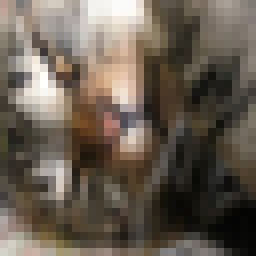
#> input picture presentation-video/v2/input-cat.png, 32 x 32 px (shown 8 times larger)
$ python film.py cat-options.jpg
#> lines starting #> are read from the running program, lines starting #| are printed output that depends on the picture
from PIL import Image,ImageDraw,ImageFont,ImageFilter
from pathlib import Path
import math,json,subprocess,sys,textwrap
P=Path(__file__).resolve().parent
W,H=1920,1080;FPS=30
BG=(6,13,17);FG=(238,244,238);MUT=(132,157,163);GREEN=(193,244,111);CYAN=(80,211,213);RED=(244,141,113);LINE=(31,58,66)
fonts={}
def font(n,b=False):
 k=(int(n),b)
 if k not in fonts:fonts[k]=ImageFont.truetype('/System/Library/Fonts/Supplemental/Arial'+(' Bold' if b else '')+'.ttf',int(n))
 return fonts[k]
def clamp(x):return max(0,min(1,x))
def ease(x):x=clamp(x);return x*x*(3-2*x)
def lerp(a,b,p):return a+(b-a)*p
def mix(a,b,p):return tuple(round(lerp(x,y,clamp(p))) for x,y in zip(a,b))
def text(d,x,y,s,n=30,c=FG,b=False,anchor=None):d.text((x,y),s,font=font(n,b),fill=c,anchor=anchor,spacing=12)
def center(d,y,s,n=40,c=FG,b=False):text(d,W/2,y,s,n,c,b,'mt')
def rule(d,pts,c=LINE,w=2):d.line(pts,fill=c,width=w)
def rect(d,xy,c=LINE,fill=None,r=12,w=2):d.rounded_rectangle(xy,r,outline=c,fill=fill,width=w)
def dot(d,x,y,r,c):d.ellipse((x-r,y-r,x+r,y+r),fill=c)
def pulse(d,x,y,r,c,p):
 dot(d,x,y,r+8,mix(BG,c,.15));dot(d,x,y,r,c)
 rr=r+30*p;d.ellipse((x-rr,y-rr,x+rr,y+rr),outline=mix(c,BG,p),width=2)
def arrow(d,a,b,c=GREEN,w=3):
 rule(d,[a,b],c,w);ang=math.atan2(b[1]-a[1],b[0]-a[0]);d.polygon([b,(b[0]-16*math.cos(ang-.5),b[1]-16*math.sin(ang-.5)),(b[0]-16*math.cos(ang+.5),b[1]-16*math.sin(ang+.5))],fill=c)
def flow(d,a,b,t,c=GREEN,speed=1):
 rule(d,[a,b],LINE,2)
 for k in range(3):
  p=(t*speed+k/3)%1;dot(d,lerp(a[0],b[0],p),lerp(a[1],b[1],p),5,c)
def label(d,x,y,s,c=CYAN):text(d,x,y,s,23,c,True)

SCENES=[
('A MODEL, TRANSFORMED',11,'Here’s how CompressKit makes an AI model smaller and faster, while measuring the accuracy it gives up. We start with a trained image classifier.'),
('FROM PIXELS TO PREDICTION',19,'An image enters the network as numbers. Convolution filters scan small regions, detecting patterns such as edges. Deeper layers combine patterns into useful features. The final classifier produces class scores. The highest score becomes the prediction.'),
('MEASURE THE ORIGINAL',14,'Before compression, we preserve the original model and measure its accuracy, latency, and file size. We also check the CPU, because lower precision is only useful for speed when the hardware and runtime support it.'),
('REMOVE CHANNELS, NOT JUST VALUES',18,'First, structured pruning. A channel represents a learned feature map. We remove selected channels and update the connected layers together. The tensors become smaller, so the network requires less computation. Simply replacing individual weights with zeros would not shrink those dimensions.'),
('CUT. RECOVER. REPEAT.',15,'Removing too much at once can damage accuracy. Instead, we can prune gradually and fine tune between cuts. Batch normalization recalibration updates the changed network’s activation statistics. These recovery steps can help, but they cannot guarantee the original accuracy.'),
('LET THE TEACHER GUIDE THE STUDENT',17,'Next, knowledge distillation. The untouched original model becomes the teacher. The smaller model is the student. The student learns from correct labels and the teacher’s class scores, helping it recover useful behavior. Only the student is needed for deployment.'),
('THE SAME WEIGHTS. FEWER BITS.',18,'Quantization reduces numerical precision. Thirty two bit floating point values are mapped to eight bit integers using calibrated scales. For the same weight count, raw weight storage can become about four times smaller. The complete file reduction varies, and some operations may stay in floating point.'),
('LEARN TO TOLERATE ROUNDING',13,'If rounding causes too much accuracy loss, quantization aware training simulates that error while the model is still trainable. The weights adapt before the final low precision model is exported.'),
('THE AUTOMATIC DECISION LOOP',21,'You can choose the stages manually, or give the toolkit a budget. Automatic search tries quantization first. If only accuracy fails, it can protect sensitive layers and try recovery. If latency or size fails, it explores pruning. Every candidate is measured. It stops when a configuration meets the requirements, if one is found.'),
('PROOF FROM A RECORDED RUN',20,'Here is one recorded result for ResNet fifty six on CIFAR ten. The model shrank from three point two eight to zero point five three megabytes, and inference became two point two five times faster. Accuracy changed from ninety three point one eight to ninety point five zero percent.'),
('DEPLOY THE COMPRESSED MODEL',12,'The final output is an ONNX model, with reports showing exactly what changed. A new image passes through the compressed network and produces a prediction. Less storage. Faster measured inference. An explicit accuracy trade off.'),
]
CAT=Image.open(P/'input-cat.png').convert('RGB');EDGE=Image.open(P/'input-edges.png').convert('RGB')
#> further down, CAT is the input picture: PIL image 32x32 RGB; mean R, G, B 103.7, 93.5, 81.9
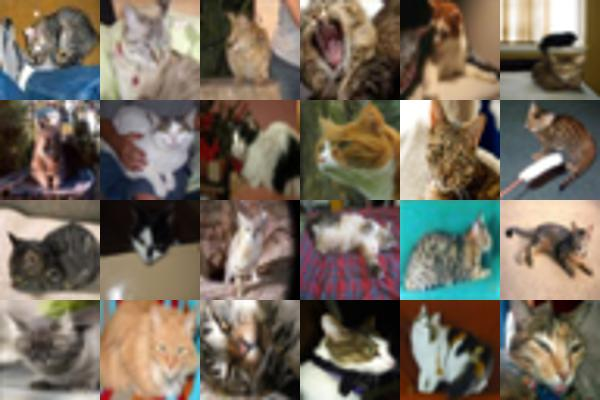
#> input picture presentation-video/v2/cat-options.jpg, 600 x 400 px, given in place of input-edges.png, which was not available
#> further down, EDGE is the input picture: PIL image 600x400 RGB; mean R, G, B 117.5, 107.3, 93.7

def prism(d,x,y,w,h,depth,c,hot=0):
 dx=depth*.7;dy=-depth*.45
 d.polygon([(x,y),(x+dx,y+dy),(x+w+dx,y+dy),(x+w,y)],fill=mix(BG,c,.2),outline=mix(BG,c,.5))
 d.polygon([(x+w,y),(x+w+dx,y+dy),(x+w+dx,y+h+dy),(x+w,y+h)],fill=mix(BG,c,.1),outline=mix(BG,c,.45))
 d.rectangle((x,y,x+w,y+h),fill=mix(BG,c,.13+hot*.3),outline=mix(BG,c,.65+hot*.35),width=2)

def model(d,t,x=380,y=520,scale=1,prune=0,depth=1,compact=False):
 # Stacked planes communicate channel widths, not literal architecture.
 for layer in range(6):
  xx=x+layer*205*scale;hh=(180+layer*34)*scale
  n=8 if not compact else 4
  for k in reversed(range(n)):
   rem=(k%2==1);off=prune*190*scale if rem else 0
   a=1-prune if rem else 1
   if a<.015:continue
   c=mix(BG,GREEN if layer<3 else CYAN,a)
   shift=math.sin(t*.6+layer*.25)*15*scale
   prism(d,xx+k*9*scale,y-hh/2-k*7*scale+off+shift,45*scale,hh,45*scale*depth,c,.25+.25*math.sin(t*2-layer))
  if layer<5:flow(d,(xx+100*scale,y+20),(xx+185*scale,y+20),t-layer*.12,GREEN,.6)

def image_card(im,d,img,x,y,size,c=CYAN):
 im.paste(img.resize((int(size),int(size)),Image.Resampling.NEAREST),(int(x),int(y)))
 d.rectangle((x-3,y-3,x+size+3,y+size+3),outline=c,width=3)

def graph(d,t,x,y,width,height,small=False,c=GREEN):
 ns=[4,6,6,3] if not small else [3,3,3,3]
 cols=[[(x+i*width/3,y+height/2+(j-(n-1)/2)*height/(max(ns)-1)) for j in range(n)] for i,n in enumerate(ns)]
 for i in range(3):
  for j,a in enumerate(cols[i]):
   for k,b in enumerate(cols[i+1]):
    rule(d,[a,b],mix(BG,c,.16),2)
    p=(t*.65+i*.2+j*.17+k*.13)%1
    if (j+k)%3==0:dot(d,lerp(a[0],b[0],p),lerp(a[1],b[1],p),3,c)
 for col in cols:
  for xx,yy in col:dot(d,xx,yy,9,c)
 return cols

def top(d,i,t):
 text(d,80,52,'COMPRESSKIT',23,FG,True)
 text(d,1840,52,f'{i+1:02} / {len(SCENES):02}',23,MUT,False,'ra')
 title=SCENES[i][0];center(d,120+20*(1-ease(t/.6)),title,37,FG,True)

def scene(i,t,duration):
 im=Image.new('RGB',(W,H),BG);d=ImageDraw.Draw(im)
 # Subtle moving perspective floor and particles unite all scenes.
 for j in range(12):
  xx=-900+j*340;rule(d,[(960+(xx-960)*.18,700),(xx,1080)],(13,27,34),1)
 for j in range(8):
  yy=700+((j*52+t*12)%380);rule(d,[(0,yy),(1920,yy)],(13,27,34),1)
 for j in range(30):
  x=(j*157.3+t*(3+j%4))%W;y=230+(j*91.7)%700;dot(d,x,y,1,(45,72,78))
 top(d,i,t)
 if i==0:
  p=ease((t-2)/5);z=1.12-.2*p
  model(d,t,x=290+80*p,y=540,scale=z,prune=p)
  center(d,830,'TRAINED MODEL  →  COMPRESSED MODEL',32,GREEN,True)
  center(d,900,'Size ↓     Latency: measured     Accuracy: checked',27,MUT)
 elif i==1:
  if t<7:
   image_card(im,d,CAT,230,310,420)
   label(d,230,775,'REAL CIFAR-10 INPUT / 32 × 32 PIXELS')
   # Moving receptive field, projected into an edge-map result.
   q=(t/5)%1;cx=230+int(q*5)*70;cy=310+int(t*1.5)%5*70
   rect(d,(cx,cy,cx+140,cy+140),GREEN,r=0,w=5)
   flow(d,(cx+140,cy+70),(1110,520),t,CYAN,.5)
   image_card(im,d,EDGE,1110,310,420,GREEN)
   label(d,1110,775,'EDGE RESPONSE / ILLUSTRATION')
   center(d,895,'Filters scan local regions and produce feature maps.',30)
  else:
   a=ease((t-7)/1.5)
   image_card(im,d,CAT,100,420,180)
   for j in range(5):
    xx=390+j*210;hh=180+j*28
    for k in reversed(range(4)):prism(d,xx+k*11,510-hh/2-k*10,52,hh,40,GREEN if j<2 else CYAN,((t-j*.4)%2)/2)
    flow(d,(xx+96,510),(xx+187,510),t-j*.1,CYAN,.7)
   label(d,100,690,'INPUT')
   label(d,390,760,'EDGES');label(d,800,760,'FEATURES');label(d,1260,760,'CLASS SCORES')
   for j,(s,v) in enumerate([('CAT',.85),('DOG',.11),('OTHER',.04)]):
    yy=400+j*115;text(d,1530,yy,s,24,GREEN if j==0 else MUT,True)
    rect(d,(1530,yy+40,1810,yy+65),LINE,LINE,4)
    rect(d,(1530,yy+40,1530+max(1,280*v*ease((t-10)/2)),yy+65),GREEN if j==0 else CYAN,GREEN if j==0 else CYAN,4)
   center(d,880,'Highest score → predicted class',33,GREEN,True)
   center(d,950,'Schematic network and example scores; not captured model activations.',20,MUT)
 elif i==2:
  if t<7:
   model(d,t,200,470,.62)
   for j,(a,b) in enumerate([('ACCURACY','93.18%'),('LATENCY','1.892 ms'),('SIZE','3.28 MB')]):
    yy=315+j*155;aa=ease((t-j*.4)/1.2)
    text(d,1180,yy,a,23,MUT,True);text(d,1180+35*(1-aa),yy+40,b,65,mix(BG,FG,aa),True)
   center(d,880,'Preserve the original. Establish the baseline.',33,GREEN)
   center(d,947,'Baseline numbers: recorded ResNet-56 / CIFAR-10 run.',20,MUT)
  else:
   x,y=810,350;rect(d,(x,y,x+300,y+300),CYAN,(11,32,40),20,3)
   for k in range(12):
    for side in [-1,1]:
     xx=x+side*30+(300 if side==1 else 0);rule(d,[(xx,y+20+k*24),(xx-side*30,y+20+k*24)],CYAN,4)
   center(d,445,'CPU',78,GREEN,True)
   sy=y+((t-7)*80)%300;rule(d,[(x+8,sy),(x+292,sy)],GREEN,3)
   for j,(s,xx,yy) in enumerate([('PRECISION',300,370),('INSTRUCTIONS',1310,370),('RUNTIME',300,620),('REAL LATENCY',1310,620)]):
    label(d,xx,yy,s);flow(d,(xx+100,yy+55),(960,500),t+j,CYAN,.4)
   center(d,860,'Hardware probe → precision choice → measured timing',33,FG)
 elif i==3:
  if t<5:
   center(d,240,'ZEROS DO NOT CHANGE TENSOR DIMENSIONS',26,RED,True)
   for j in range(100):
    x=420+(j%20)*54;y=340+(j//20)*70;v=0 if j%3==0 and t>1.5 else ((j*7)%9)+1
    text(d,x,y,str(v),35,RED if v==0 else MUT,True)
   center(d,820,'Unstructured sparsity still needs suitable execution support.',28,MUT)
  else:
   p=ease((t-6)/5)
   for layer in range(3):
    x=270+layer*550
    for j in range(8):
     remove=j in [1,3,5,7]; xx=x+j*43; yy=350
     if remove:
      yy+=p*400;c=mix(RED,BG,p)
      if p>.98:continue
     else:
      xx-=p*(j//2)*43;c=GREEN if layer<2 else CYAN
     prism(d,xx,yy,28,300,33,c,.3)
    if layer<2:flow(d,(x+360-170*p,500),(x+510,500),t,CYAN,.5)
    label(d,x,770,f'LAYER {layer+1} / '+('8 CHANNELS' if p<.5 else '4 CHANNELS'))
   center(d,875,'Remove complete channels. Update dependent layers.',35,GREEN,True)
   center(d,950,'Illustrative channel counts, not the exact ResNet-56 architecture.',20,MUT)
 elif i==4:
  vals=[.86,.50,.76,.44,.70,.42,.68,.40,.66]
  points=[(270+j*170,780-v*470) for j,v in enumerate(vals)]
  rule(d,[(230,280),(230,820),(1700,820)],LINE,3)
  text(d,110,260,'ACCURACY',23,MUT,True)
  q=clamp((t-1)/(duration-3))*8;n=min(7,int(q));part=q-n
  pp=points[:n+1]+[(lerp(points[n][0],points[n+1][0],part),lerp(points[n][1],points[n+1][1],part))]
  rule(d,pp,GREEN,5)
  for j,(x,y) in enumerate(pp[:-1]):dot(d,x,y,7,GREEN)
  x,y=pp[-1];pulse(d,x,y,10,GREEN,(t*.8)%1)
  cut=n%2==0;center(d,220,'PRUNE' if cut else 'FINE-TUNE',43,RED if cut else GREEN,True)
  for j in range(4):
   label(d,370+j*340,850,f'CYCLE {j+1}',MUT)
  center(d,930,'Conceptual recovery curve • recalibration updates normalization statistics',24,MUT)
 elif i==5:
  graph(d,t,220,300,510,340,False,CYAN);graph(d,t,1170,405,420,230,True,GREEN)
  label(d,220,235,'ORIGINAL / TEACHER',CYAN);label(d,1170,320,'COMPRESSED / STUDENT',GREEN)
  for j,v in enumerate([.75,.18,.07]):
   yy=735+j*45;end=290+370*v
   rule(d,[(290,yy),(end,yy)],CYAN,17)
   v2=lerp([.45,.35,.20][j],v,ease((t-3)/8));rule(d,[(1260,yy),(1260+370*v2,yy)],GREEN,17)
   text(d,200,yy-15,['CAT','DOG','OTHER'][j],20,MUT)
  for j in range(5):flow(d,(780,380+j*45),(1110,430+j*25),t+j*.2,CYAN,.3)
  center(d,650,'CLASS SCORES + CORRECT LABELS',24,FG,True)
  center(d,925,'The student learns behavior—not a copy of the teacher’s architecture.',28,MUT)
 elif i==6:
  if t<8:
   p=ease((t-1)/5)
   for j in range(32):
    x0=350+(j%8)*145;y0=310+(j//8)*100
    if j<8:x=lerp(x0,650+(j%4)*145,p);y=lerp(y0,410+(j//4)*100,p);a=1
    else:x=x0;y=y0+200*p;a=1-p
    if a>.01:rect(d,(x,y,x+112,y+65),mix(BG,GREEN,a),mix(BG,GREEN,.12*a),9,2);text(d,x+40,y+10,str(j%2),35,mix(BG,FG,a),True)
   center(d,780,'32 bits → 8 bits',62,GREEN,True)
   center(d,900,'~4× less raw weight storage at the same weight count',28,MUT)
  else:
   rule(d,[(230,520),(1690,520)],CYAN,3)
   for j in range(17):
    x=250+j*90;rule(d,[(x,495),(x,545)],MUT,2)
   for j in range(12):
    xx=300+j*112+math.sin(j)*25;target=250+round((xx-250)/90)*90;p=ease((t-9)/5);x=lerp(xx,target,p)
    dot(d,x,lerp(350+(j%3)*38,520,p),9,GREEN)
   center(d,245,'Calibrate the range. Map values. Round.',43,FG,True)
   center(d,720,'q = round(x / scale) + zero point',42,GREEN)
   center(d,865,'Illustrative levels • actual INT8 representation has 256 values',26,MUT)
 elif i==7:
  p=ease((t-2)/8)
  # Target signal and quantized simulation gradually approach.
  target=[];quant=[]
  for j in range(150):
   x=260+j*9.4;v=math.sin(j*.063)*110+math.sin(j*.12)*35;y=530+v
   target.append((x,y));quant.append((x,530+round((v+(1-p)*50*math.sin(j*.16))/30)*30))
  rule(d,target,LINE,6);rule(d,quant,GREEN,4)
  center(d,270,'FORWARD PASS: SIMULATE ROUNDING',28,GREEN,True)
  arrow(d,(1500,750),(400,750),CYAN,3)
  center(d,795,'TRAINING: ADAPT THE WEIGHTS',28,CYAN,True)
  center(d,925,'Training-time illustration; final deployment quantization follows.',25,MUT)
 elif i==8:
  nodes=[(960,285,'QUANTIZE FIRST'),(450,520,'ACCURACY MISS'),(1470,520,'LATENCY / SIZE MISS'),(450,735,'PROTECT / QAT / DISTILL'),(1470,735,'EXPLORE PRUNING'),(960,930,'MEASURE → CHECK BUDGET')]
  links=[(0,1),(0,2),(1,3),(2,4),(3,5),(4,5)]
  for a,b in links:
   aa=nodes[a];bb=nodes[b];flow(d,(aa[0],aa[1]+35),(bb[0],bb[1]-35),t*.8,CYAN,.3)
  phase=int(t/3)%6
  for j,(x,y,s) in enumerate(nodes):
   col=GREEN if j==phase else CYAN
   rect(d,(x-235,y-38,x+235,y+38),col,(9,25,32),14,2)
   text(d,x,y,s,25,col,True,'mm')
  text(d,90,205,'EXAMPLE BUDGET',22,MUT,True);text(d,90,247,'latency < 0.5 ms',27,FG);text(d,90,289,'accuracy drop < 1 pp',27,FG)
  text(d,1460,205,'EARLY EXIT',22,GREEN,True);text(d,1460,247,'Stop when met.',27,FG)
 elif i==9:
  # Sequential animated measured values; baseline appears first.
  entries=[('SIZE',3.28,.53,'MB',6.2),('LATENCY',1.892,.842,'ms',2.25),('ACCURACY',93.18,90.5,'%',None)]
  for j,(name,b,a,unit,gain) in enumerate(entries):
   y=300+j*210;p=ease((t-1-j*3)/3)
   text(d,180,y,name,24,MUT,True)
   rule(d,[(500,y+30),(1300,y+30)],LINE,23)
   rule(d,[(500,y+73),(500+800*lerp(1,a/b,p),y+73)],GREEN if j<2 else CYAN,23)
   text(d,500,y-30,f'{b:g} → {a:g} {unit}',42,FG,True)
   if gain:text(d,1460,y+5,f'{lerp(1,gain,p):.2f}×',67,GREEN,True)
   else:text(d,1430,y+5,f'−{2.68*p:.2f} pp',53,RED,True)
  center(d,940,'ResNet-56 / CIFAR-10 • Intel i5-11320H • recorded run, not a new benchmark',23,MUT)
 elif i==10:
  z=ease((t-1)/4)
  image_card(im,d,CAT,150,420,190)
  graph(d,t,570,350,640,340,True,GREEN)
  flow(d,(370,515),(530,515),t,CYAN,.8);flow(d,(1250,515),(1460,515),t,GREEN,.8)
  rect(d,(1500,430,1770,600),GREEN,(15,33,27),20,3);text(d,1635,515,'CAT',68,GREEN,True,'mm')
  label(d,150,680,'NEW IMAGE');label(d,640,760,'COMPRESSED ONNX MODEL');label(d,1480,680,'PREDICTION')
  center(d,870,'MODEL + HTML REPORT + JSON RESULTS',29,FG,True)
  center(d,950,'Less storage. Measured speed. Explicit trade-offs.',28,GREEN)
 # Minimal chapter progress, no explanatory slide paragraphs.
 d.rectangle((80,1030,1840,1033),fill=LINE)
 d.rectangle((80,1030,80+1760*clamp(t/duration),1033),fill=GREEN)
 return im

def main():
 total=sum(x[1] for x in SCENES);cursor=0;timeline=[]
 script='\n\n'.join(x[2] for x in SCENES)+'\n'
 (P/'VOICEOVER.txt').write_text(script)
 for i,(title,duration,narration) in enumerate(SCENES):
  timeline.append(dict(scene=i+1,start_seconds=cursor,end_seconds=cursor+duration,title=title,narration=narration));cursor+=duration
 (P/'timeline.json').write_text(json.dumps(timeline,indent=2))
 sheet=Image.new('RGB',(1920,1440),BG)
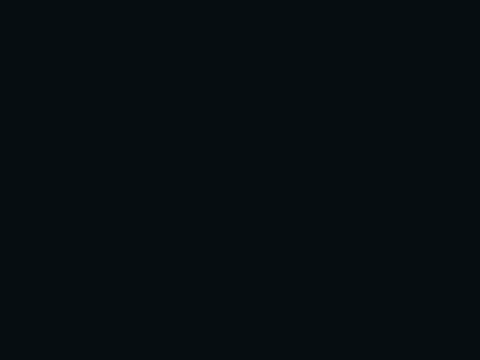
#> sheet: PIL image 1920x1440 RGB (shown at 1/4 size); mean R, G, B 6, 13, 17
 for i,(_,dur,_) in enumerate(SCENES):
  im=scene(i,dur*.65,dur);im.save(P/f'frame-{i+1:02}.jpg');sheet.paste(im.resize((640,360)),((i%3)*640,(i//3)*360))
#> this loop made 11 passes
#> pass 1, in scene, `im = Image.new('RGB', (W, H), BG)`:
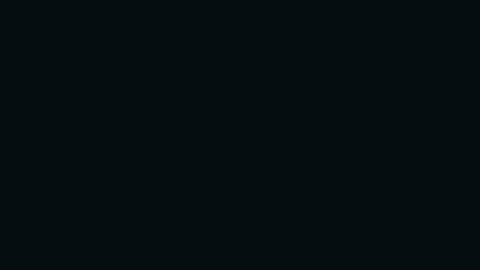
#> im: PIL image 1920x1080 RGB (shown at 1/4 size); mean R, G, B 6, 13, 17
#> pass 1, in main, `im = scene(i, dur * 0.65, dur)`:
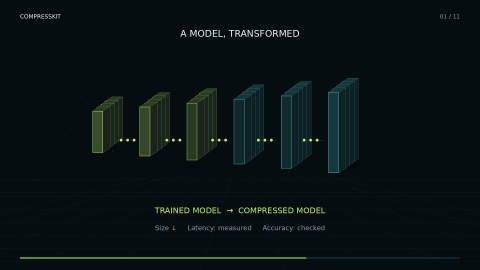
#> im: PIL image 1920x1080 RGB (shown at 1/4 size); mean R, G, B 9.8, 18.6, 20.9
#> pass 3, in main, `im = scene(i, dur * 0.65, dur)`:
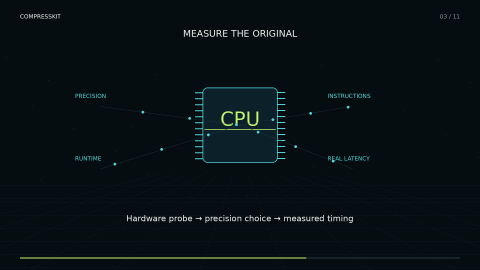
#> im: PIL image 1920x1080 RGB (shown at 1/4 size); mean R, G, B 8.6, 17.1, 20.7
#> after the loop:
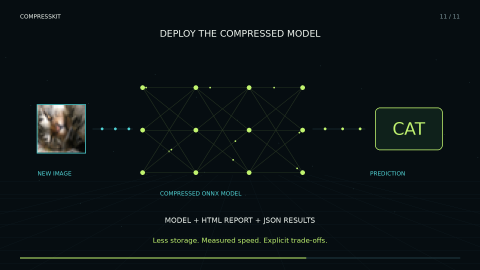
#> im: PIL image 1920x1080 RGB (shown at 1/4 size); mean R, G, B 11.1, 18.9, 21.1
#> after the loop:
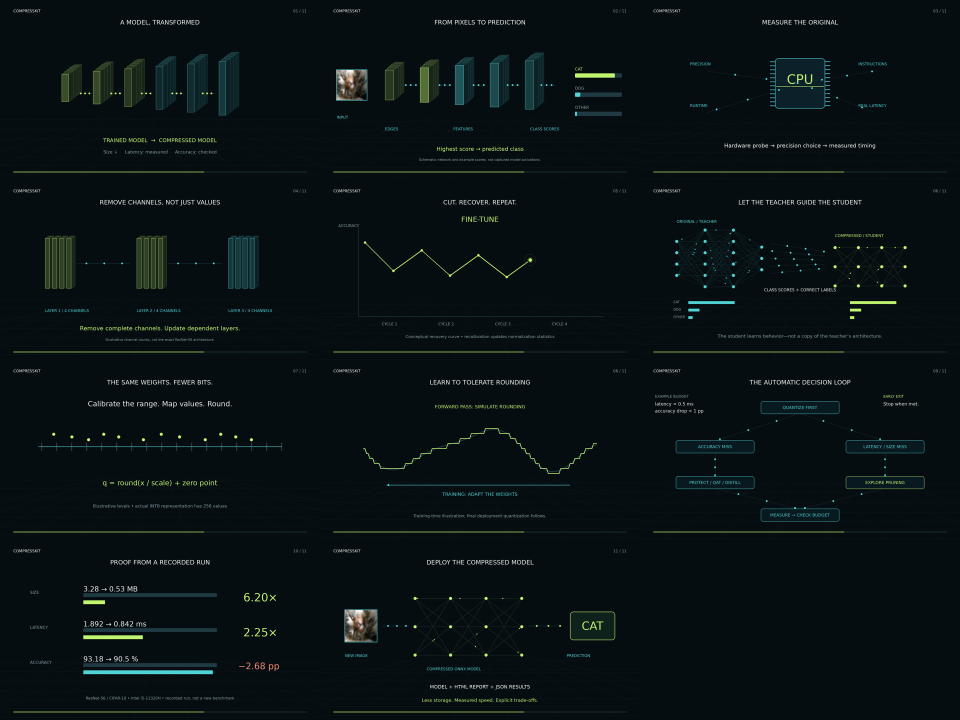
#> sheet: PIL image 1920x1440 RGB (shown at 1/2 size); mean R, G, B 9.6, 18, 20.8
 sheet.save(P/'STORYBOARD.jpg')
 if '--stills' in sys.argv:return
 previous=None
 for i,(_,duration,_) in enumerate(SCENES):
  out=P/f'chapter-{i+1:02}.mp4'
  if not out.exists():
   cmd=['ffmpeg','-y','-loglevel','error','-f','rawvideo','-pix_fmt','rgb24','-s','1920x1080','-r','30','-i','-','-an','-c:v','libx264','-preset','ultrafast','-crf','18','-pix_fmt','yuv420p',str(out)]
   proc=subprocess.Popen(cmd,stdin=subprocess.PIPE)
   for n in range(duration*FPS):
    t=n/FPS;im=scene(i,t,duration)
    if previous is not None and t<.4:im=Image.blend(previous,im,ease(t/.4))
    proc.stdin.write(im.tobytes())
   proc.stdin.close()
   if proc.wait()!=0:raise RuntimeError('encoding failed')
   print(f'Chapter {i+1}/{len(SCENES)} rendered',flush=True)
  previous=scene(i,duration-1/FPS,duration)
 (P/'chapters.txt').write_text('\n'.join(f"file 'chapter-{i+1:02}.mp4'" for i in range(len(SCENES))))
 subprocess.run(['ffmpeg','-y','-loglevel','error','-f','concat','-safe','0','-i',str(P/'chapters.txt'),'-c','copy','-movflags','+faststart',str(P/'CompressKit-Animated-Visual-Cut.mp4')],check=True)
 print(f'Complete: {total}s, silent visual cut',flush=True)
#> (the run stopped early here; a loop or call above may not have finished)
